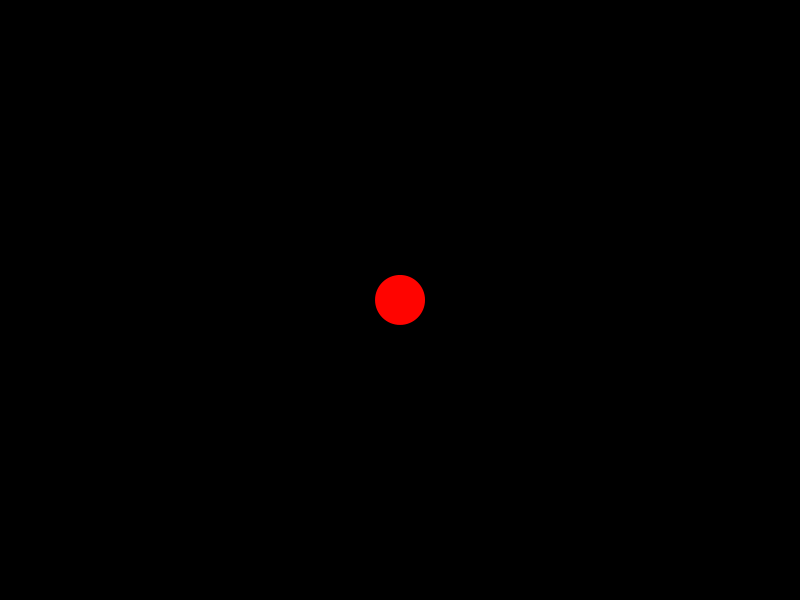
Frame 1 (no input)
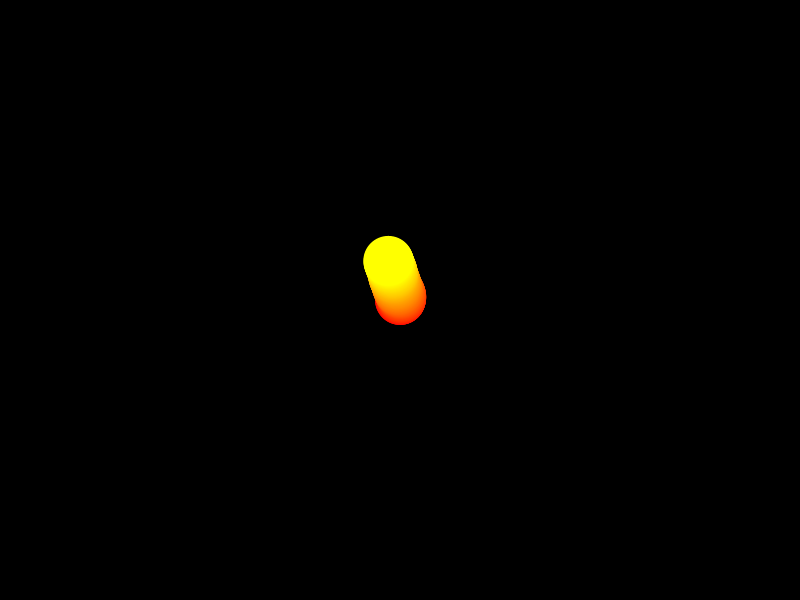
Frame 60 (the mouse pressed at the canvas centre just before this capture)
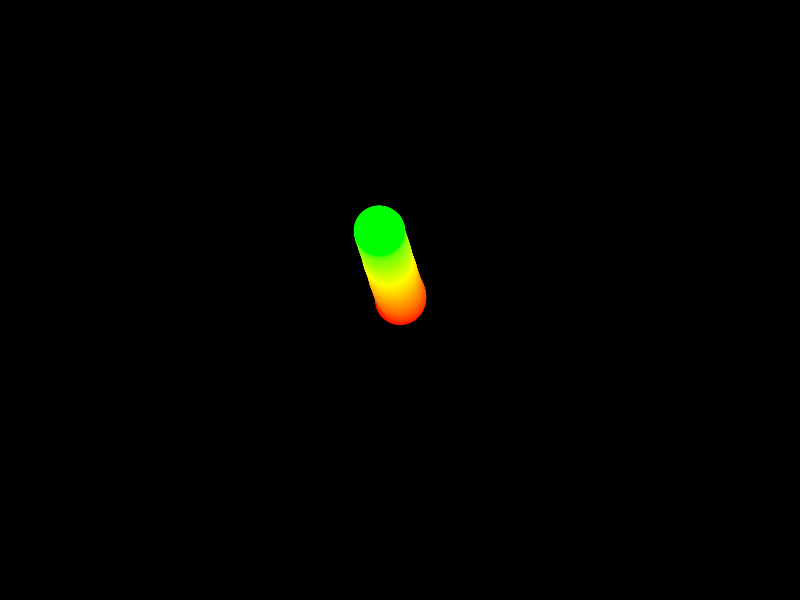
Frame 120 (the mouse held since frame 60 and released just before this capture)

The Processing sketch that drew these frames (run headless with seeded random() and noise(); from frame 60 on, the mouse is pressed at the canvas centre):

// Processing sketch: wanderer_with_pvector
// ── wanderer_with_pvector.pde
PVector loc;
PVector vel;
PVector acc;
float sz;
void setup(){
 size(800,600); 
loc= new PVector(width/2,height/2);
vel= new PVector(0,0);
//acc= new PVector (random(-.1,.1), random(-.1,.1));
sz=50;
noStroke();
colorMode(HSB,360,100,100,100);
  background(0);
}
void draw(){
acc= new PVector (random(-.1,.1), random(-.1,.1));
 vel.add(acc);

loc.add(vel);

fill(frameCount%360, 100,100);
ellipse(loc.x,loc.y,sz,sz);

if(loc.x-sz/2> width){
  loc.x=-sz/2;
}
if(loc.y+sz/2<0){
  loc.y= width+sz/2;
}
if(loc.y-sz/2>height){
  loc.y=-sz/2;
}
if(loc.y+sz/2<0){
  loc.y=height+sz/2;
}
}
